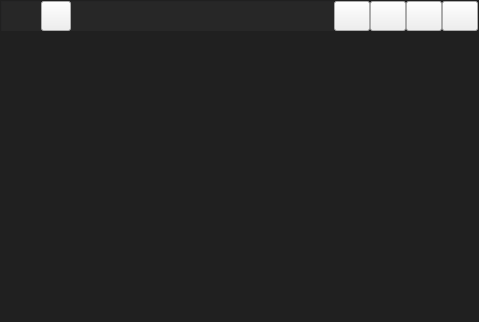
<?xml version="1.0" encoding="UTF-8"?>
<ui version="4.0">
 <class>FramelessWidget</class>
 <widget class="QWidget" name="FramelessWidget">
  <property name="geometry">
   <rect>
    <x>0</x>
    <y>0</y>
    <width>479</width>
    <height>322</height>
   </rect>
  </property>
  <property name="windowTitle">
   <string>Form</string>
  </property>
  <property name="styleSheet">
   <string notr="true">#FramelessWidget
{
background-color: rgb(32, 32, 32);
}</string>
  </property>
  <layout class="QVBoxLayout" name="verticalLayout">
   <property name="spacing">
    <number>0</number>
   </property>
   <property name="leftMargin">
    <number>0</number>
   </property>
   <property name="topMargin">
    <number>0</number>
   </property>
   <property name="rightMargin">
    <number>0</number>
   </property>
   <property name="bottomMargin">
    <number>0</number>
   </property>
   <item>
    <widget class="QWidget" name="Frameless_widget" native="true">
     <property name="styleSheet">
      <string notr="true"/>
     </property>
     <layout class="QVBoxLayout" name="verticalLayout_2">
      <property name="spacing">
       <number>0</number>
      </property>
      <property name="leftMargin">
       <number>1</number>
      </property>
      <property name="topMargin">
       <number>1</number>
      </property>
      <property name="rightMargin">
       <number>1</number>
      </property>
      <property name="bottomMargin">
       <number>1</number>
      </property>
      <item>
       <widget class="QWidget" name="titlebar" native="true">
        <property name="minimumSize">
         <size>
          <width>0</width>
          <height>30</height>
         </size>
        </property>
        <property name="maximumSize">
         <size>
          <width>16777215</width>
          <height>30</height>
         </size>
        </property>
        <property name="sizeIncrement">
         <size>
          <width>0</width>
          <height>30</height>
         </size>
        </property>
        <property name="styleSheet">
         <string notr="true">#titlebar{
background-color: rgb(39, 39, 39);
border-top: 1px solid rgb(37, 37, 38);
border-left: 1px solid rgb(37, 37, 38);
border-right: 1px solid rgb(37, 37, 38);
}</string>
        </property>
        <layout class="QHBoxLayout" name="horizontalLayout_2">
         <property name="spacing">
          <number>0</number>
         </property>
         <property name="leftMargin">
          <number>0</number>
         </property>
         <property name="topMargin">
          <number>0</number>
         </property>
         <property name="rightMargin">
          <number>0</number>
         </property>
         <property name="bottomMargin">
          <number>0</number>
         </property>
         <item>
          <widget class="QToolButton" name="toolButton">
           <property name="minimumSize">
            <size>
             <width>40</width>
             <height>30</height>
            </size>
           </property>
           <property name="maximumSize">
            <size>
             <width>40</width>
             <height>30</height>
            </size>
           </property>
           <property name="styleSheet">
            <string notr="true">border:none;</string>
           </property>
           <property name="text">
            <string/>
           </property>
          </widget>
         </item>
         <item>
          <widget class="QWidget" name="widget" native="true">
           <property name="minimumSize">
            <size>
             <width>0</width>
             <height>0</height>
            </size>
           </property>
           <property name="maximumSize">
            <size>
             <width>16777215</width>
             <height>16777215</height>
            </size>
           </property>
           <layout class="QHBoxLayout" name="horizontalLayout_3">
            <property name="spacing">
             <number>0</number>
            </property>
            <property name="leftMargin">
             <number>0</number>
            </property>
            <property name="topMargin">
             <number>0</number>
            </property>
            <property name="rightMargin">
             <number>5</number>
            </property>
            <property name="bottomMargin">
             <number>0</number>
            </property>
            <item>
             <widget class="QToolButton" name="MenuButton">
              <property name="minimumSize">
               <size>
                <width>30</width>
                <height>30</height>
               </size>
              </property>
              <property name="maximumSize">
               <size>
                <width>30</width>
                <height>30</height>
               </size>
              </property>
              <property name="text">
               <string/>
              </property>
             </widget>
            </item>
            <item>
             <widget class="QWidget" name="menu_widget" native="true">
              <property name="styleSheet">
               <string notr="true">background-color:transparent;
color: rgb(255, 255, 255);
</string>
              </property>
              <layout class="QHBoxLayout" name="horizontalLayout_5">
               <property name="spacing">
                <number>0</number>
               </property>
               <property name="leftMargin">
                <number>0</number>
               </property>
               <property name="topMargin">
                <number>4</number>
               </property>
               <property name="rightMargin">
                <number>0</number>
               </property>
               <property name="bottomMargin">
                <number>0</number>
               </property>
              </layout>
             </widget>
            </item>
            <item>
             <widget class="QLabel" name="menu_label">
              <property name="text">
               <string/>
              </property>
             </widget>
            </item>
           </layout>
          </widget>
         </item>
         <item>
          <widget class="QWidget" name="widget_2" native="true">
           <property name="maximumSize">
            <size>
             <width>250</width>
             <height>16777215</height>
            </size>
           </property>
           <layout class="QHBoxLayout" name="horizontalLayout_4">
            <property name="spacing">
             <number>0</number>
            </property>
            <property name="leftMargin">
             <number>0</number>
            </property>
            <property name="topMargin">
             <number>0</number>
            </property>
            <property name="rightMargin">
             <number>0</number>
            </property>
            <property name="bottomMargin">
             <number>0</number>
            </property>
            <item>
             <widget class="QLabel" name="label_2">
              <property name="text">
               <string/>
              </property>
             </widget>
            </item>
            <item>
             <widget class="QToolButton" name="MiniButton">
              <property name="minimumSize">
               <size>
                <width>36</width>
                <height>30</height>
               </size>
              </property>
              <property name="maximumSize">
               <size>
                <width>36</width>
                <height>30</height>
               </size>
              </property>
              <property name="text">
               <string/>
              </property>
             </widget>
            </item>
            <item>
             <widget class="QToolButton" name="RecoverButton">
              <property name="minimumSize">
               <size>
                <width>36</width>
                <height>30</height>
               </size>
              </property>
              <property name="maximumSize">
               <size>
                <width>36</width>
                <height>30</height>
               </size>
              </property>
              <property name="text">
               <string/>
              </property>
             </widget>
            </item>
            <item>
             <widget class="QToolButton" name="MaxButton">
              <property name="minimumSize">
               <size>
                <width>36</width>
                <height>30</height>
               </size>
              </property>
              <property name="maximumSize">
               <size>
                <width>36</width>
                <height>30</height>
               </size>
              </property>
              <property name="text">
               <string/>
              </property>
             </widget>
            </item>
            <item>
             <widget class="QToolButton" name="CloseButton">
              <property name="minimumSize">
               <size>
                <width>36</width>
                <height>30</height>
               </size>
              </property>
              <property name="maximumSize">
               <size>
                <width>36</width>
                <height>30</height>
               </size>
              </property>
              <property name="text">
               <string/>
              </property>
             </widget>
            </item>
           </layout>
          </widget>
         </item>
        </layout>
       </widget>
      </item>
      <item>
       <widget class="QWidget" name="main_widget" native="true">
        <property name="autoFillBackground">
         <bool>false</bool>
        </property>
        <property name="styleSheet">
         <string notr="true">#main_widget{

}</string>
        </property>
        <layout class="QHBoxLayout" name="centrallayout">
         <property name="spacing">
          <number>0</number>
         </property>
         <property name="leftMargin">
          <number>0</number>
         </property>
         <property name="topMargin">
          <number>0</number>
         </property>
         <property name="rightMargin">
          <number>0</number>
         </property>
         <property name="bottomMargin">
          <number>0</number>
         </property>
        </layout>
       </widget>
      </item>
     </layout>
    </widget>
   </item>
  </layout>
 </widget>
 <resources/>
 <connections/>
</ui>
